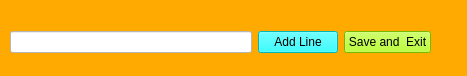
<?xml version="1.0" encoding="UTF-8"?>
<ui version="4.0">
 <class>MainWindow</class>
 <widget class="QMainWindow" name="MainWindow">
  <property name="geometry">
   <rect>
    <x>0</x>
    <y>0</y>
    <width>467</width>
    <height>76</height>
   </rect>
  </property>
  <property name="windowTitle">
   <string>MainWindow</string>
  </property>
  <property name="styleSheet">
   <string notr="true">background-color: rgb(255, 170, 0);</string>
  </property>
  <widget class="QWidget" name="centralwidget">
   <widget class="QWidget" name="">
    <property name="geometry">
     <rect>
      <x>10</x>
      <y>30</y>
      <width>421</width>
      <height>25</height>
     </rect>
    </property>
    <layout class="QGridLayout" name="gridLayout">
     <item row="0" column="0">
      <widget class="QLineEdit" name="lineEdit">
       <property name="styleSheet">
        <string notr="true">background-color: rgb(255, 255, 255);</string>
       </property>
      </widget>
     </item>
     <item row="0" column="1">
      <widget class="QPushButton" name="pushButton">
       <property name="styleSheet">
        <string notr="true">background-color: rgb(0, 255, 255);</string>
       </property>
       <property name="text">
        <string>Add Line</string>
       </property>
      </widget>
     </item>
     <item row="0" column="2">
      <widget class="QPushButton" name="pushButton_2">
       <property name="styleSheet">
        <string notr="true">background-color: rgb(170, 255, 0);</string>
       </property>
       <property name="text">
        <string>Save and  Exit</string>
       </property>
      </widget>
     </item>
    </layout>
   </widget>
  </widget>
  <widget class="QStatusBar" name="statusbar"/>
 </widget>
 <resources/>
 <connections/>
</ui>
